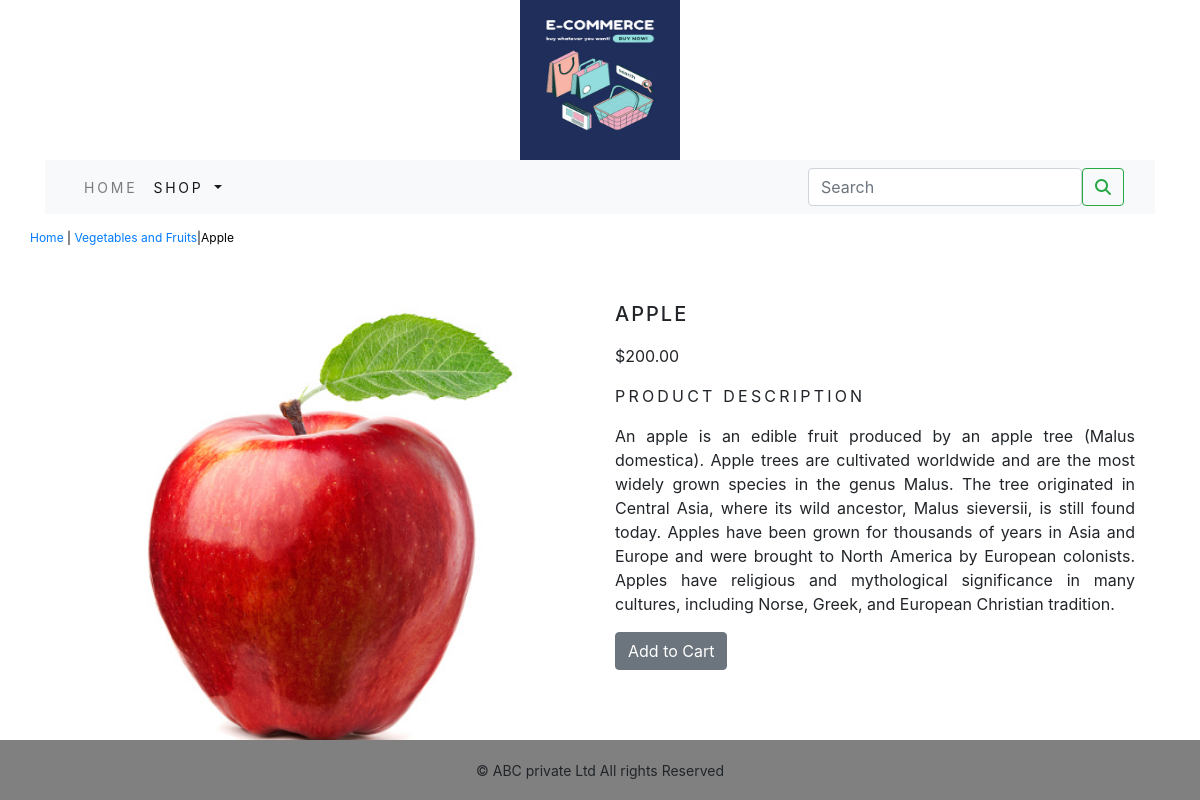
Page /shop/vegitables/apple/ (signed in) on the committed database.
### shop/models.py (models this page shows, shortened)
class Product(models.Model):
    name=models.CharField(max_length=250,unique=True)
    slug=models.SlugField(max_length=250,unique=True)
    description=models.TextField(blank=True)
    price = models.DecimalField(max_digits=10,decimal_places=2)
    category=models.ForeignKey(Category,on_delete=models.CASCADE)
    image = models.ImageField(upload_to='product',blank=True)
    stock=models.IntegerField()
    available=models.BooleanField(default=True)
    created=models.DateTimeField(auto_now_add=True)
    updated=models.DateTimeField(auto_now=True)
    class Meta:
        ordering = ('name',)
        verbose_name = "product"
        verbose_name_plural = 'products'

class Category(models.Model):
    name=models.CharField(max_length=250,unique=True)
    slug=models.SlugField(max_length=250,unique=True)
    description=models.TextField(blank=True)
    image=models.ImageField(upload_to='category',blank=True)
    class Meta:
        ordering=('name',)
        verbose_name="category"
        verbose_name_plural='categories'
    def get_url(self):
        return  reverse('shop:product_by_category',args=[self.slug])
    def __str__(self):
        return '{}'.format(self.name)

### shop/views.py (the view)
# urls.py: path('<slug:c_slug>/<slug:product_slug>/',views.proDetail,name='prodCatdetail')
def proDetail(request,c_slug,product_slug):
    try:
        product=Product.objects.get(category__slug=c_slug,slug=product_slug)
    except Exception as e:
        raise e
    return render(request,'product.html',{'product':product })

### cart/context_processors.py (called while the page is built)
def counter(request):
    item_count=0
    if 'admin' in request.path:
        return{}
    else:
        try:
            cart=Cart.objects.filter(cart_id=_cart_id(request))
            cart_items=CartItem.objects.all().filter(cart=cart[:1])
            for cart_item in cart_items:
                item_count += cart_item.quantity
        except Cart.DoesNotExist:
            item_count=0
    return dict(item_count=item_count)

### cart/views.py (called while the page is built)
def _cart_id(request):
    cart=request.session.session_key
    if not cart:
        cart=request.session.creete()
    return cart

### shop/context_processors.py (called while the page is built)
def menu_links(request):
    links=Category.objects.all()
    return dict(links=links)

### templates/product.html (shortened to what this page needs)
{% extends 'base.html' %}
{% load static %}
{% block content %}
<div class="row my_prod_row_class">
  <div class="mx_auto">
    <p><a href="{% url 'shop:allProdCat' %}"> Home </a> | <a href="{{product.category.get_url}}">{{product.category}}</a>|{{product.name}} </p>
  </div>
<div class="container">
<br>
<div>
  <div class="row">
    <div class="col 12 col-sm-12 col-md-12 col-lg-6 text-center">
      <div style="min-width:18rem">
      <img src="{{product.image.url}}" alt="{{product.name}}" width="480x" height="480">
    </div>
  </div>
    <div class="col 12 col-sm-12 col-md-12 col-lg-6">
      <div>
      <h1 class="my_prod_title">{{product.name}}</h1>
      <p>${{product.price}}</p>
        <p class="my_title">Product Description</p>
        <p class="text-justify my_prod_text">{{product.description}}</p>
        {% if product.stock <= 0 %}
        <p class="text-justify my_prod_text"><b>Out of stock</b></p>
        {% else %}
        <a class="btn btn-secondary" href="{% url 'cart:add_cart' product.id %}">Add to Cart</a>
        {% endif %}
    </div>
  </div>
</div>
  </div>
  </div>
  </div>
{% endblock %}

### static/css/custom.css (style rules this page uses)
body { font-family: 'Roboto Mono', monospace; }
.my_title { font-size:16px; text-transform:uppercase; letter-spacing: .2em; }
.my_prod_row_class { padding-top:15px; padding-bottom:20px; }
.my_prod_row_class .mx_auto { color:#000; font-size:12px; text-decoration:none; }
.my_prod_title { font-size:20px; text-transform:uppercase; letter-spacing: .1em; padding-top:15px; padding-bottom:10px }
.my_prod_text { padding-right:20px; }

### rows in the picture
Product: category "Vegetables and Fruits", name "Apple", image (picture), name "APPLE", price "200.00", description "An apple is an edible fruit produced by an apple tree (Malus domestica). Apple trees are cultivated worldwide and are the most widely grown species in the genus Malus. The tree originated in Central Asia, where its wild ancestor, Malus sieversii, is still found today. Apples have been grown for thousands of years in Asia and Europe and were brought to North America by European colonists. Apples have religious and mythological significance in many cultures, including Norse, Greek, and European Christian tradition."
